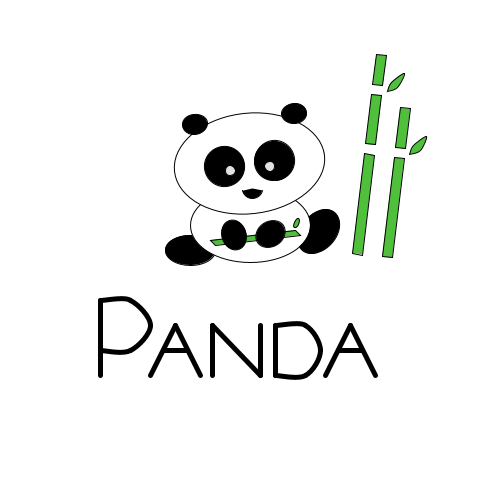
Frame 1 (no input)
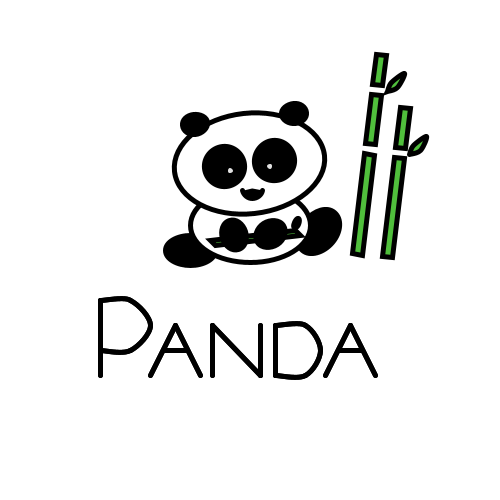
Frame 2 (the mouse pressed at the canvas centre, redrawn once)

The Processing sketch that drew these frames (run headless with seeded random() and noise(); the mouse was pressed at the canvas centre and the sketch redrawn once):

// Processing sketch: processing_50404
// ── processing_50404.pde

/*****************************************
 * Assignment #1
 * Name:         Hoang Ha
 * E-mail:       hha@brynmawr.edu
 * Course:       CS 110 - Section 02
 * Submitted:    1/26/12
 * 
 * One distinctive feature of my sketch is the fact that I 
 rotated the ellipse for the head, and the bamboo on the side.
 After rotating it, the position changed so I used the function 
 translate to move it back to its original position. Instead of 
 using the text for the word Panda, I chose to use lines and curves instead.
 What took me the longest time to figure out was how to draw the curves 
 that I wanted. I think that the coordinate rule for curves are very 
 confusing. However, after spending some time looking over the descriptions,
 I have a better feel for it.
 ***********************************************/ 
void setup(){
  size(500,500);
  background(255);
  noLoop();
  smooth();
}

void draw() {
  /*RightLeg
  Rotating will change the position of shape
  so you have to translate it back into its original position.
  pushMatrix is used to let program know to start at current matrix position 
  and popMatrix is to restore it to prior coordinate system (0,0).
  Same reasoning is applied for the rest of the code
  */
  pushMatrix();
  translate(215,-150);
  rotate(.7);
  fill(0);
  ellipse(325,225,35,50);
  popMatrix();
  
  //LeftLeg
  fill(0);
  ellipse(190,250,50,30);
  
  //Body
  fill(255);
  ellipseMode(CENTER);
  ellipse(250,225,120,75);
  
  //Head
  pushMatrix();
  rotate(-.11);
  translate(-20, 40);
  fill(255);
  ellipse(250,150,150,100);
  
  //Ears
  fill(0);
  ellipse(200,105,25,20); 
  
  fill(0); 
  ellipse(300,105,25,20);

  //Eyes rings
  fill(0);
  ellipse(225,150,40,40);
  
  fill(0);
  ellipse(275,150,40,40);
  
  //Eyes
  fill(225);
  ellipse(230,155,10,10);
  
  fill(225);
  ellipse(270,155,10,10);
  
  //Nose
  fill(0);
  arc(250,175,20,20,.297,3.013);
  popMatrix();
  
  //bambooBody
  fill(80,191,60);
  quad(210,240,215,245,300,235,295,230);
  
  //bambooBodyleaf
  pushMatrix();
  rotate(.4);
  translate(65,-140);
  ellipse(295,230,5,10);
  popMatrix();
  
  //Hands
  pushMatrix();
  translate(-60,80);
  rotate(-.30);
  fill(0);
  ellipse(235,235,25,30);
  popMatrix();
  
  //RightHand
  pushMatrix();
  translate(90,-60);
  rotate(1);
  fill(0);
  ellipse(345,7,25,30);
  popMatrix();
 
  //Bamboo
  pushMatrix();
  fill(80,191,60);
  translate(10,-40);
  rotate(.12);
  rect(375,150,10,100);
  
  rect(375,90,10,50);
  
  rect(375,50,10,30);
  
  //Bamboo(2nd right)
  rect(405,150,10,100);
  
  rect(405,100,10,40);
 
  //Bamboo(right leaves)
  beginShape();
  curveVertex(390,85);
  curveVertex(390,85);
  curveVertex(393,76);
  curveVertex(405,65);
  curveVertex(400,80);
  curveVertex(390,85);
  curveVertex(390,85);
  endShape(CLOSE);
  
  beginShape();
  curveVertex(420,145);
  curveVertex(420,145);
  curveVertex(423,136);
  curveVertex(435,125);
  curveVertex(430,140);
  curveVertex(420,145);
  curveVertex(420,145);
  endShape();
  
  popMatrix(); 
  
  //TEXT(PANDA)
  noFill();
  strokeWeight(5);
  line(100,300,100,375);
  
  curve(100, 300, 100, 300, 130, 300, 130, 325);
  curve(100, 300, 130, 300, 150, 325, 130, 350);
  curve(130, 300, 150, 325, 130, 350, 100, 350);
  curve(150, 325, 130, 350, 100, 350, 100, 350);
  
  line(150, 375, 175, 325);
  line(175, 325, 200, 375);
  line(163, 350, 187, 350);
  
  line(212, 375, 212, 325);
  line(212, 325, 260, 375);
  line(260, 375, 260, 325);
  
  line(275, 375, 275, 325);
  
  /*using the same curve part of the P in Panda to make the D,
  copy the same coding with the same coordinate. However, 
  translate(move) the code to the wanted position.
  Like before, pushMatrix is used to let program know that 
  it need to start at current matrix position and not (0,0). 
  PopMatrix is to restore to prior coordinate system.
  */
  pushMatrix();
  translate(175,25);
  curve(100, 300, 100, 300, 130, 300, 130, 325);
  curve(100, 300, 130, 300, 145, 325, 130, 350);
  curve(130, 300, 145, 325, 130, 350, 100, 350);
  curve(145, 325, 130, 350, 100, 350, 100, 350);
  popMatrix();
  
  /*The same concept used for D is now used for A. Using the same 
  code, translate the A into the wanted position. 
  Same concept as above is used for pushMatrix and popMatrix.
  */
  pushMatrix();
  translate(175,0);
  line(150, 375, 175, 325);
  line(175, 325, 200, 375);
  line(163, 350, 187, 350);
  popMatrix();
}
